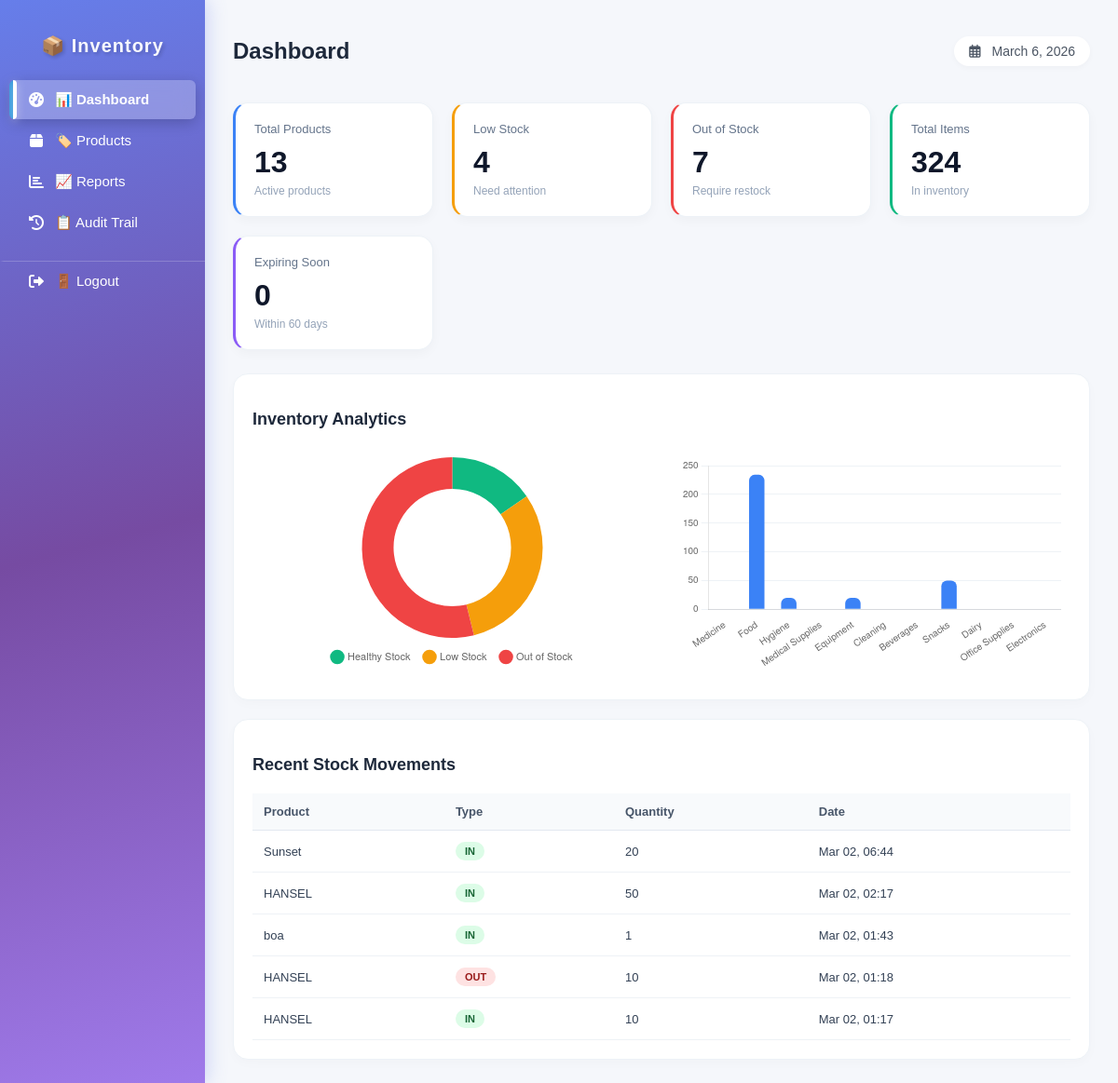
The app's page /index.php?fresh=1772758776 (signed in), older data.
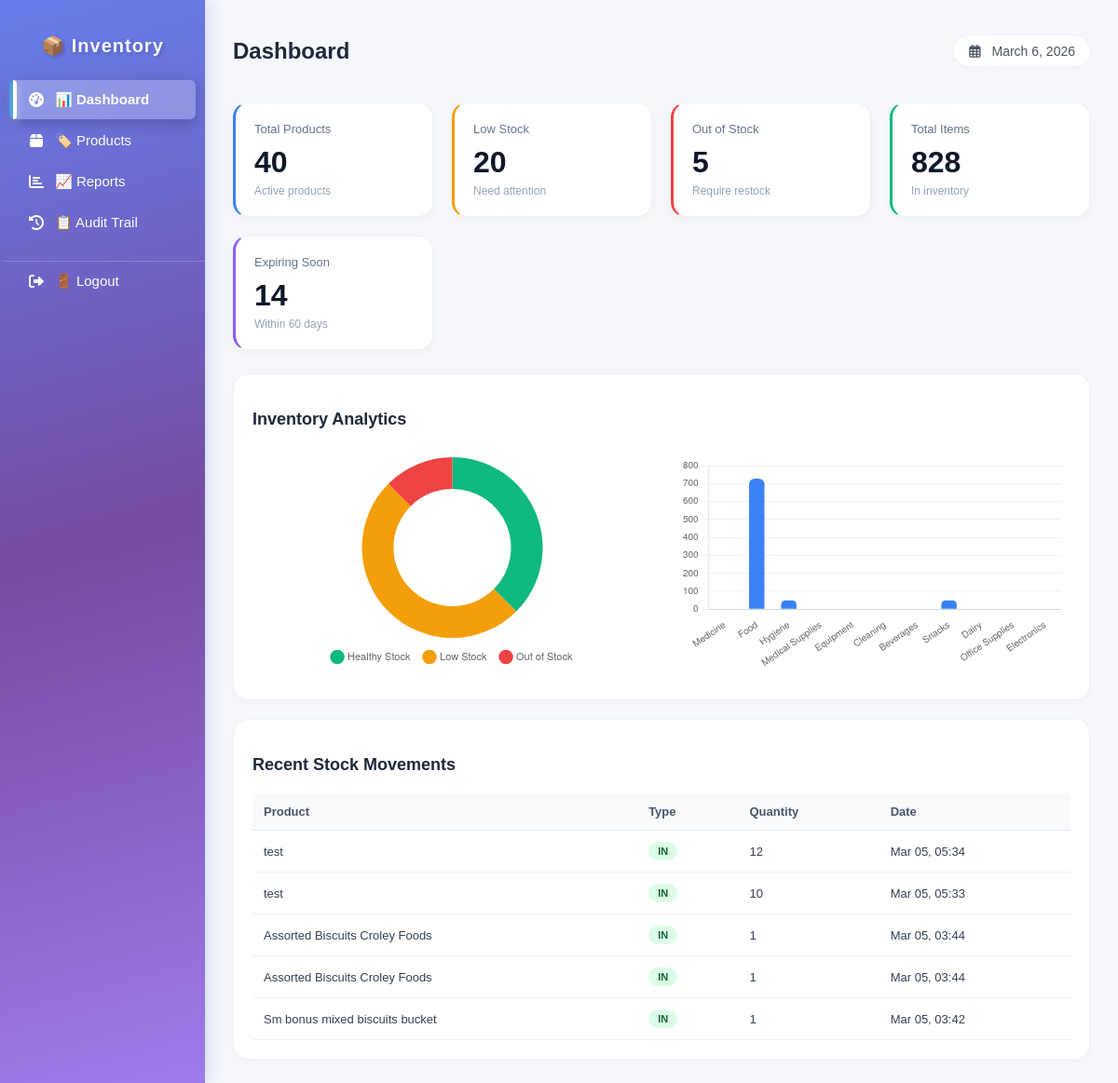
The same page, newer data.
### tables this page shows
CREATE TABLE `stock_movements` (
  `id` int(11) NOT NULL,
  `product_id` int(11) NOT NULL,
  `staff_id` int(11) DEFAULT NULL,
  `supplier_id` int(11) DEFAULT NULL,
  `type` enum('IN','OUT') NOT NULL,
  `quantity` int(11) NOT NULL CHECK (`quantity` > 0),
  `note` varchar(255) DEFAULT NULL,
  `reason` varchar(255) DEFAULT NULL,
  `expiry_date` date DEFAULT NULL,
  `created_at` timestamp NOT NULL DEFAULT current_timestamp()
);

CREATE TABLE `products` (
  `id` int(11) NOT NULL,
  `name` varchar(255) NOT NULL,
  `category_id` int(11) NOT NULL,
  `unit` varchar(50) NOT NULL,
  `min_stock` int(11) DEFAULT 0,
  `created_at` timestamp NOT NULL DEFAULT current_timestamp(),
  `is_active` tinyint(1) DEFAULT 1,
  `expiry_date` date DEFAULT NULL,
  `has_expiry` tinyint(1) DEFAULT 1,
  `image_path` varchar(255) DEFAULT NULL
);

### public/index.php (the view, shortened to what the changed rows need)
<?php
$db = Database::connect();
$summary = $db->query("
    SELECT
        COUNT(*) as total_products,
        SUM(CASE WHEN stock <= min_stock AND stock > 0 THEN 1 ELSE 0 END) as low_stock,
        SUM(CASE WHEN stock = 0 THEN 1 ELSE 0 END) as out_stock,
        SUM(stock) as total_items
    FROM (
        SELECT
            p.id,
            p.min_stock,
            COALESCE(SUM(
                CASE
                    WHEN sm.type = 'IN' THEN sm.quantity
                    WHEN sm.type = 'OUT' THEN -sm.quantity
                END
            ),0) as stock
        FROM products p
        LEFT JOIN stock_movements sm ON p.id = sm.product_id
        GROUP BY p.id
    ) as inventory
")->fetch(PDO::FETCH_ASSOC);
$expiringSoon = $db->query("
    SELECT COUNT(DISTINCT product_id)
    FROM stock_movements
    WHERE expiry_date IS NOT NULL
    AND expiry_date <= DATE_ADD(CURDATE(), INTERVAL 60 DAY)
    AND expiry_date >= CURDATE()
    AND (
        SELECT SUM(
            CASE
                WHEN type='IN' THEN quantity
                WHEN type='OUT' THEN -quantity
            END
        )
        FROM stock_movements sm2
        WHERE sm2.product_id = stock_movements.product_id
        AND sm2.expiry_date = stock_movements.expiry_date
    ) > 0
")->fetchColumn();
$expiringProducts = $db->query("
    SELECT DISTINCT
        p.id,
        p.name,
        c.name as category_name,
        sm.expiry_date,
        (
            SELECT SUM(
                CASE
                    WHEN type='IN' THEN quantity
                    WHEN type='OUT' THEN -quantity
                END
            )
            FROM stock_movements sm2
            WHERE sm2.product_id = p.id
            AND sm2.expiry_date = sm.expiry_date
        ) as batch_stock
    FROM products p
    JOIN categories c ON p.category_id = c.id
    JOIN stock_movements sm ON sm.product_id = p.id
    WHERE sm.expiry_date IS NOT NULL
    AND sm.expiry_date <= DATE_ADD(CURDATE(), INTERVAL 60 DAY)
    AND sm.expiry_date >= CURDATE()
    AND p.is_active = 1
    GROUP BY p.id, sm.expiry_date
    HAVING batch_stock > 0
    ORDER BY sm.expiry_date ASC
")->fetchAll(PDO::FETCH_ASSOC);
$expiringProductsJson = json_encode($expiringProducts);
?>
<!DOCTYPE html>
<html>
<head>
<link rel="stylesheet" href="https://cdnjs.cloudflare.com/ajax/libs/font-awesome/6.0.0/css/all.min.css">
<link rel="stylesheet" href="assets/css/style.css">
</head>
<body>
<div class="container">
<?php include 'includes/sidebar.php'; ?>
<div class="main">
<div class="dashboard-header">
    <h1>Dashboard</h1>
</div>
<div class="dashboard-grid">
    <a href="products.php" class="card total">
        <h3>Total Products</h3>
        <div class="value"><?= number_format($summary['total_products'] ?? 0) ?></div>
        <div class="label">Active products</div>
    </a>
    <a href="products.php?stock=low" class="card low">
        <h3>Low Stock</h3>
        <div class="value"><?= $summary['low_stock'] ?? 0 ?></div>
        <div class="label">Need attention</div>
    </a>
    <a href="products.php?stock=out" class="card out">
        <h3>Out of Stock</h3>
        <div class="value"><?= $summary['out_stock'] ?? 0 ?></div>
        <div class="label">Require restock</div>
    </a>
    <a href="products.php" class="card items">
        <h3>Total Items</h3>
        <div class="value"><?= number_format($summary['total_items'] ?? 0) ?></div>
        <div class="label">In inventory</div>
    </a>
    <div class="card expire" onclick="showExpiringProducts(<?= htmlspecialchars($expiringProductsJson) ?>)">
        <h3>Expiring Soon</h3>
        <div class="value"><?= $expiringSoon ?? 0 ?></div>
        <div class="label">Within 60 days</div>
    </div>
</div>
<div class="section">
    <div class="charts">
        <div class="chart-box">
            <canvas id="stockChart"></canvas>
        </div>
        <div class="chart-box">
            <canvas id="categoryChart"></canvas>
        </div>
    </div>
</div>
<div class="section">
    <div class="table-responsive">
        <table>
            <thead>
                <tr>
                    <th>Product</th>
                    <th>Type</th>
                    <th>Quantity</th>
                    <th>Date</th>
                </tr>
            </thead>
            <tbody>
                <?php
                $recent = $db->query("
                    SELECT p.name as product_name, sm.type, sm.quantity, sm.created_at
                    FROM stock_movements sm
                    JOIN products p ON sm.product_id = p.id
                    ORDER BY sm.created_at DESC
                    LIMIT 5
                ")->fetchAll(PDO::FETCH_ASSOC);
                if(count($recent) > 0):
                    foreach($recent as $r):
                ?>
                <tr>
                    <td><?= htmlspecialchars($r['product_name']) ?></td>
                    <td>
                        <span class="type-badge <?= strtolower($r['type']) ?>">
                            <?= $r['type'] ?>
                        </span>
                    </td>
                    <td><?= $r['quantity'] ?></td>
                    <td><?= date('M d, H:i', strtotime($r['created_at'])) ?></td>
                </tr>
                <?php endforeach; endif; ?>
            </tbody>
        </table>
    </div>
</div>
</div>
</div>
</body>
</html>

Row changes from the older to the newer data that the page shows:
no longer on this page (row edited): stock_movements: product.name "Sunset", type "IN", quantity "20", created_at "Mar 02, 06:44"
no longer on this page (row edited): stock_movements: product.name "HANSEL", type "IN", quantity "50", created_at "Mar 02, 02:17"
no longer on this page (row edited): stock_movements: product.name "boa", type "IN", quantity "1", created_at "Mar 02, 01:43"
no longer on this page (row edited): stock_movements: product.name "HANSEL", type "OUT", quantity "10", created_at "Mar 02, 01:18"
no longer on this page (row edited): stock_movements: product.name "HANSEL", type "IN", quantity "10", created_at "Mar 02, 01:17"
added stock_movements: product.name "test", type "IN", quantity "12", created_at "Mar 05, 05:34"
added stock_movements: product.name "test", type "IN", quantity "10", created_at "Mar 05, 05:33"
added stock_movements: product.name "Assorted Biscuits Croley Foods", type "IN", quantity "1", created_at "Mar 05, 03:44"
added stock_movements: product.name "Assorted Biscuits Croley Foods", type "IN", quantity "1", created_at "Mar 05, 03:44"
added stock_movements: product.name "Sm bonus mixed biscuits bucket", type "IN", quantity "1", created_at "Mar 05, 03:42"
Text that changed along with them:
$summary['total_products']: "13" → "40"
$summary['low_stock']: "4" → "20"
$summary['out_stock']: "7" → "5"
$summary['total_items']: "324" → "828"
$expiringSoon: "0" → "14"
chart data {{ $summary['low_stock'] }}: 4 → 20
chart data {{ $summary['out_stock'] }}: 7 → 5
chart data {{ json_encode($categoryTotals) }}: ["0","234","20","0","20","0","0","50","0","0","0"] → ["0","728","50","0","0","0","0","50","0","0","0"]
